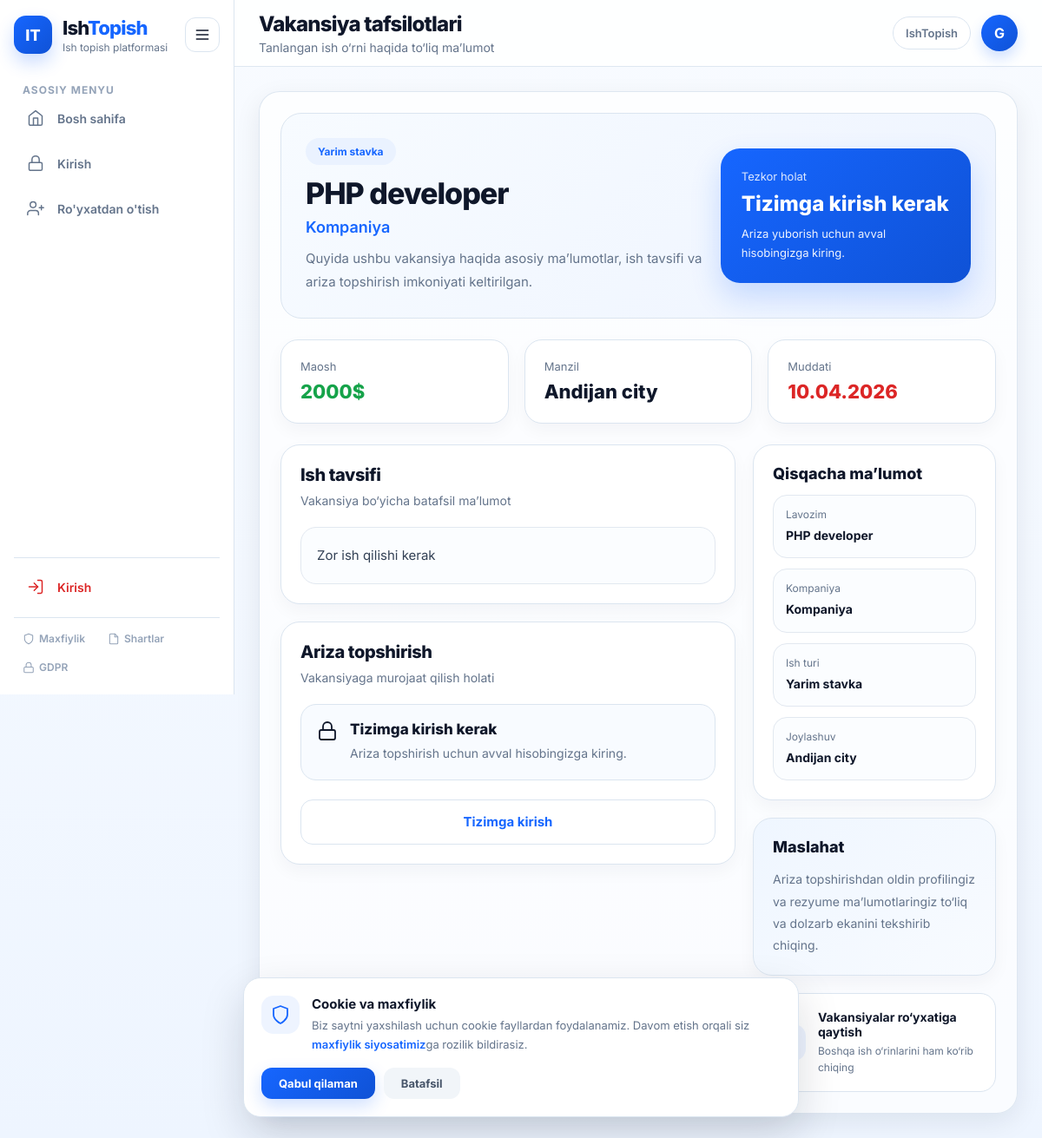
/vacancy/4/, run on an earlier commit of the app's database.
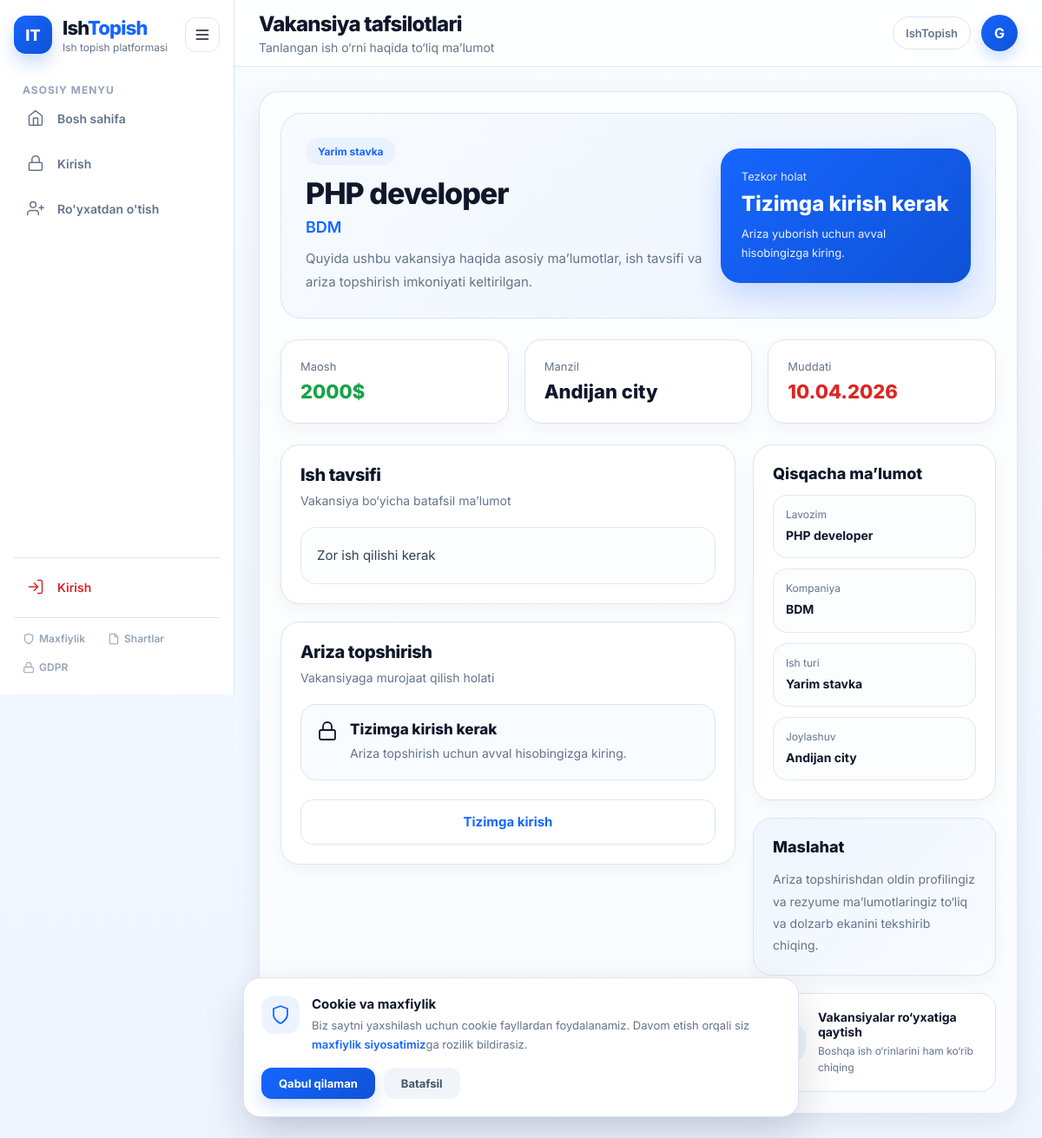
And on a later commit of the database.
### ishbor/models.py (models this page shows, shortened)
class Vacancy(models.Model):
    class JobType(models.TextChoices):
        FULL_TIME = 'full_time', 'To‘liq stavka'
        PART_TIME = 'part_time', 'Yarim stavka'
        REMOTE = 'remote', 'Masofaviy'
    employer = models.ForeignKey(
        settings.AUTH_USER_MODEL,
        on_delete=models.CASCADE,
        related_name='vacancies'
    )
    title = models.CharField(max_length=255)
    salary = models.CharField(max_length=100)
    location = models.CharField(max_length=255)
    job_type = models.CharField(
        max_length=50,
        choices=JobType.choices,
        default=JobType.FULL_TIME
    )
    description = models.TextField()
    responsibilities = models.TextField(blank=True, null=True)
    requirements = models.TextField(blank=True, null=True)
    benefits = models.TextField(blank=True, null=True)
    is_active = models.BooleanField(default=True, verbose_name="Faol holatda")
    created_at = models.DateTimeField(auto_now_add=True, verbose_name="Yaratilgan sana")
    deadline = models.DateField(null=True, blank=True, verbose_name="Oxirgi muddat")
    class Meta:
        ordering = ['-created_at']
        verbose_name = "Vakansiya"
        verbose_name_plural = "Vakansiyalar"

class User(AbstractUser):
    ROLE_CHOICES = (
        ('candidate', 'Ish izlovchi'),
        ('employer', 'Ish beruvchi'),
    )
    role = models.CharField(max_length=20, choices=ROLE_CHOICES, verbose_name="Rol")
    phone = models.CharField(max_length=20, blank=True, null=True, verbose_name="Telefon raqami")
    created_at = models.DateTimeField(auto_now_add=True)

class EmployerProfile(models.Model):
    user = models.OneToOneField(User, on_delete=models.CASCADE, related_name='employer_profile')
    company_name = models.CharField(max_length=255)
    stir = models.CharField(max_length=20)
    logo = models.ImageField(upload_to=upload_to_company_logos, null=True, blank=True)
    company_address = models.TextField()
    company_phone = models.CharField(max_length=20)
    responsible_full_name = models.CharField(max_length=150)
    gdpr_consent = models.BooleanField(default=False, verbose_name="GDPR roziligi")
    gdpr_consent_date = models.DateTimeField(null=True, blank=True, verbose_name="GDPR rozilik sanasi")
    marketing_consent = models.BooleanField(default=False, verbose_name="Marketing roziligi")
    updated_at = models.DateTimeField(auto_now=True, verbose_name="Yangilangan sana")
    class Meta:
        verbose_name = "Ish beruvchi profili"
        verbose_name_plural = "Ish beruvchilar profillari"

### ishbor/views.py (the view)
# urls.py: path('vacancy/<int:pk>/', vacancy_detail, name='vacancy_detail'),
def vacancy_detail(request, pk):
    vacancy = get_object_or_404(Vacancy, id=pk)
    has_applied = False
    if request.user.is_authenticated:
        has_applied = Application.objects.filter(vacancy=vacancy, user=request.user).exists()
    return render(request, 'candidate/vacancy_detail.html', {'vacancy': vacancy, 'has_applied': has_applied})

### ishbor/templates/candidate/vacancy_detail.html (shortened to what the changed rows need)
{% extends 'base.html' %}
{% block page_title %}Vakansiya tafsilotlari{% endblock %}
{% block content %}
<div class="vacancy-detail-page">
    <section class="vacancy-hero">
        <div class="vacancy-hero-left">
            <div class="vacancy-badge">{{ vacancy.get_job_type_display }}</div>
            <h2 class="vacancy-title">{{ vacancy.title }}</h2>
            <p class="vacancy-company">
                {{ vacancy.employer.employer_profile.company_name|default:"Kompaniya" }}
            </p>
            <p class="vacancy-intro">
                Quyida ushbu vakansiya haqida asosiy ma’lumotlar, ish tavsifi va ariza topshirish imkoniyati keltirilgan.
            </p>
        </div>
    </section>
    <section class="info-grid">
        <div class="info-card">
            <span class="info-label">Maosh</span>
            <strong class="info-value success">{{ vacancy.salary|default:"Kelishiladi" }}</strong>
        </div>
        <div class="info-card">
            <span class="info-label">Manzil</span>
            <strong class="info-value">{{ vacancy.location|default:"Ko‘rsatilmagan" }}</strong>
        </div>
        <div class="info-card">
            <span class="info-label">Muddati</span>
            <strong class="info-value danger">{{ vacancy.deadline|date:"d.m.Y"|default:"Mavjud emas" }}</strong>
        </div>
    </section>
    <div class="detail-layout">
        <div class="detail-main">
            <section class="detail-card">
                <div class="description-box">
                    {{ vacancy.description|linebreaks }}
                </div>
            </section>
        </div>
        <aside class="detail-side">
            <section class="side-card">
                <div class="summary-list">
                    <div class="summary-item">
                        <span>Lavozim</span>
                        <strong>{{ vacancy.title }}</strong>
                    </div>
                    <div class="summary-item">
                        <span>Kompaniya</span>
                        <strong>{{ vacancy.employer.employer_profile.company_name|default:"Kompaniya" }}</strong>
                    </div>
                    <div class="summary-item">
                        <span>Ish turi</span>
                        <strong>{{ vacancy.get_job_type_display }}</strong>
                    </div>
                    <div class="summary-item">
                        <span>Joylashuv</span>
                        <strong>{{ vacancy.location|default:"Ko‘rsatilmagan" }}</strong>
                    </div>
                </div>
            </section>
        </aside>
    </div>
</div>
{% endblock %}

What changed in the data, as far as the page shows it:
changed through a linked row, Vacancy "PHP developer": employer.employer_profile.company_name "Kompaniya" → "BDM"
